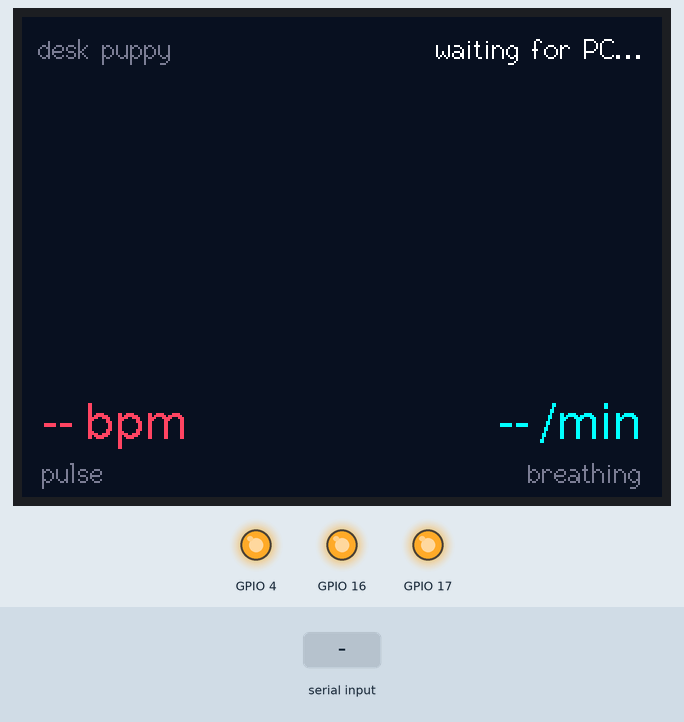
This program was run on a simulated ESP32. Shown: 320×240 colour display, output pins drawn as LEDs (lit = HIGH). The inputs (shaded band) are chosen by the test bench. EEPROM starts erased; what the program prints to the serial monitor is not drawn.

Above: at 0.41 s.
At 1.17 s:
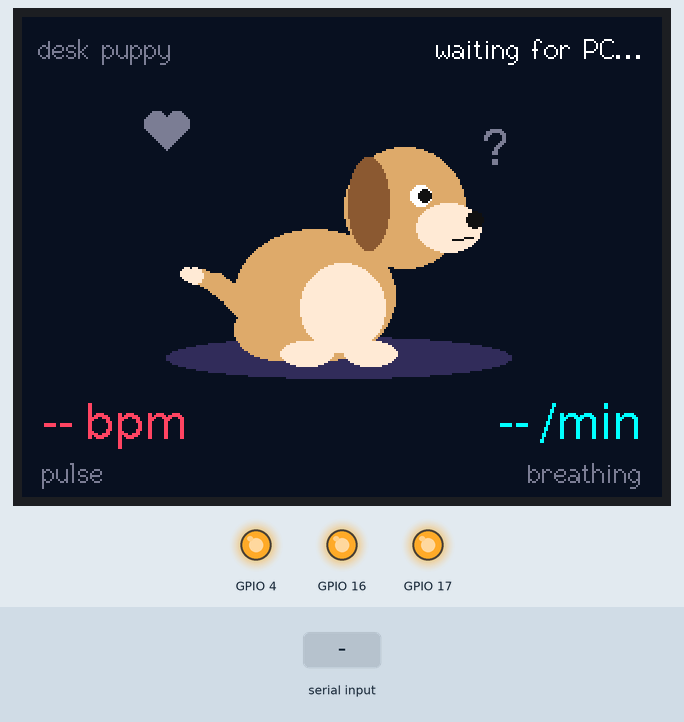
1.5 s: "INVERT 0\n" received over Serial
At 8.71 s:
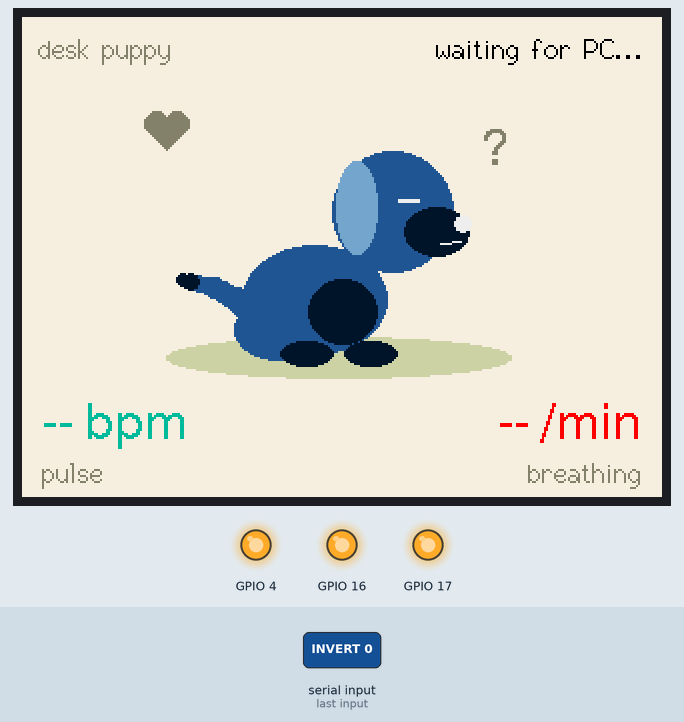
Timing chart, 0 to 9.6 s (numbered marks = the images above; inputs shaded):
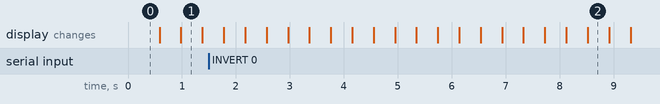

The program:

main.cpp
```cpp
// Desk Puppy: a CYD companion that reacts to your pulse and breathing.
//
// The PC bridge reads live signals with the Presage SmartSpectra SDK and sends
// one line over USB serial about ten times a second:
//
//   V,<pulse bpm>,<breaths per min>,<state>,<chest -100..100>\n
//
// Any field may be "x" when the SDK has no value yet.
// States: 0 searching, 1 awake, 2 sleepy, 3 breath held, 4 excited.
// Sending "?" makes the board answer "PUPPY 1" so the bridge can find the port.
// Sending "I" toggles colour inversion for CYD panels that need it. The choice
// is remembered across power cycles and the board answers "INVERT 0" or "INVERT 1".

#include <Arduino.h>
#include <Preferences.h>
#include <TFT_eSPI.h>

TFT_eSPI tft;
Preferences prefs;
TFT_eSprite scene(&tft);

static const int SW = 220, SH = 150, SX = 50, SY = 34;
static const uint32_t LINK_TIMEOUT_MS = 4000;

enum State : uint8_t { SEARCH = 0, AWAKE = 1, SLEEPY = 2, HOLD = 3, EXCITED = 4 };

struct Vitals {
  float bpm = 0;
  float br = 0;
  State state = SEARCH;
  bool hasChest = false;
  float chest = 0;
} v;

uint32_t lastMsgMs = 0;
bool linked = false;
bool inverted = false;
float wagPhase = 0, breathPhase = 0, chestNow = 0;
uint32_t lastFrameMs = 0;
char lineBuf[64];
uint8_t lineLen = 0;

uint16_t C_BG, C_FUR, C_EAR, C_CREAM, C_PINK, C_GROUND, C_HEART, C_DIM, C_INK;

void handleLine(char *s) {
  if (s[0] == '?') { Serial.println("PUPPY 1"); return; }
  if (s[0] == 'I') {
    inverted = !inverted;
    tft.invertDisplay(inverted);
    prefs.putBool("inv", inverted);
    Serial.printf("INVERT %d\n", inverted ? 1 : 0);
    return;
  }
  if (s[0] != 'V') return;

  float vals[4] = {0, 0, 0, 0};
  bool present[4] = {false, false, false, false};
  strtok(s, ",");
  for (int i = 0; i < 4; i++) {
    char *tok = strtok(nullptr, ",");
    if (!tok) break;
    if (tok[0] != 'x' && tok[0] != '\0') { vals[i] = atof(tok); present[i] = true; }
  }
  v.bpm = present[0] ? constrain(vals[0], 0.0f, 220.0f) : 0;
  v.br = present[1] ? constrain(vals[1], 0.0f, 60.0f) : 0;
  int st = present[2] ? (int)vals[2] : 0;
  v.state = (st >= 0 && st <= 4) ? (State)st : SEARCH;
  v.hasChest = present[3];
  if (present[3]) v.chest = constrain(vals[3], -100.0f, 100.0f) / 100.0f;
  lastMsgMs = millis();
  linked = true;
}

void readSerial() {
  while (Serial.available()) {
    char c = (char)Serial.read();
    if (c == '\n' || c == '\r') {
      if (lineLen > 0) { lineBuf[lineLen] = '\0'; handleLine(lineBuf); lineLen = 0; }
    } else if (lineLen < sizeof(lineBuf) - 1) {
      lineBuf[lineLen++] = c;
    } else {
      lineLen = 0;
    }
  }
}

const char *statusText(State s) {
  if (!linked) return "waiting for PC...";
  switch (s) {
    case AWAKE: return "hi!! i see you";
    case SLEEPY: return "sleepy pup...";
    case HOLD: return "hey! breathe!";
    case EXCITED: return "zoomies!!";
    default: return "sniffing for you...";
  }
}

void drawHud(bool force) {
  static int lastBpm = -2, lastBr10 = -2;
  static const char *lastStatus = nullptr;
  int bpm = (linked && v.bpm > 0) ? (int)roundf(v.bpm) : -1;
  int br10 = (linked && v.br > 0) ? (int)roundf(v.br * 10) : -1;
  const char *status = statusText(v.state);
  char buf[24];

  if (force || status != lastStatus) {
    tft.setTextColor(v.state == HOLD && linked ? C_HEART : TFT_WHITE, C_BG);
    tft.setTextDatum(TR_DATUM);
    tft.setTextPadding(190);
    tft.drawString(status, 312, 8, 2);
    lastStatus = status;
  }
  if (force || bpm != lastBpm) {
    if (bpm < 0) snprintf(buf, sizeof(buf), "-- bpm"); else snprintf(buf, sizeof(buf), "%d bpm", bpm);
    tft.setTextColor(C_HEART, C_BG);
    tft.setTextDatum(TL_DATUM);
    tft.setTextPadding(150);
    tft.drawString(buf, 10, 192, 4);
    lastBpm = bpm;
  }
  if (force || br10 != lastBr10) {
    if (br10 < 0) snprintf(buf, sizeof(buf), "-- /min"); else snprintf(buf, sizeof(buf), "%d.%d /min", br10 / 10, br10 % 10);
    tft.setTextColor(TFT_CYAN, C_BG);
    tft.setTextDatum(TR_DATUM);
    tft.setTextPadding(150);
    tft.drawString(buf, 310, 192, 4);
    lastBr10 = br10;
  }
  if (force) {
    tft.setTextPadding(0);
    tft.setTextColor(C_DIM, C_BG);
    tft.setTextDatum(TL_DATUM);
    tft.drawString("desk puppy", 8, 8, 2);
    tft.drawString("pulse", 10, 220, 2);
    tft.setTextDatum(TR_DATUM);
    tft.drawString("breathing", 310, 220, 2);
  }
}

void drawHeart(int cx, int cy, int r, uint16_t col) {
  scene.fillCircle(cx - r / 2, cy - r / 3, r / 2 + 1, col);
  scene.fillCircle(cx + r / 2, cy - r / 3, r / 2 + 1, col);
  scene.fillTriangle(cx - r, cy - r / 6, cx + r, cy - r / 6, cx, cy + r, col);
}

void drawTail(float angDeg) {
  float a = angDeg * DEG_TO_RAD;
  for (int i = 0; i <= 9; i++) {
    float f = i / 9.0f;
    float aa = a + f * 0.4f;
    int x = 62 + (int)(cosf(aa) * 36 * f);
    int y = 112 - (int)(sinf(aa) * 36 * f);
    scene.fillCircle(x, y, 6 - (int)(3 * f), i >= 8 ? C_CREAM : C_FUR);
  }
}

void drawScene(float t) {
  State s = linked ? v.state : SEARCH;
  scene.fillSprite(C_BG);

  // Chest follows the live breathing trace when the bridge sends one.
  float breath = v.hasChest && linked ? chestNow : sinf(breathPhase);
  if (s == HOLD) breath *= 0.15f;
  int bx = (int)roundf(breath * 3), by = (int)roundf(breath * 4);

  float wagAmp = 24, headDrop = 0;
  if (s == EXCITED) wagAmp = 42;
  if (s == SLEEPY) { wagAmp = 4; headDrop = 16; }
  if (s == HOLD) wagAmp = 8;
  if (s == SEARCH) wagAmp = 10;
  float bob = (s == EXCITED) ? fabsf(sinf(wagPhase)) * 4 : 0;

  // Cushion and tail.
  scene.fillEllipse(108, 136, 86, 10, C_GROUND);
  drawTail(125 + wagAmp * sinf(wagPhase));

  // Body, haunch, belly, feet.
  scene.fillEllipse(96, 106 - by / 2, 38 + bx, 30 + by, C_FUR);
  scene.fillEllipse(78, 122, 22, 15, C_FUR);
  scene.fillEllipse(110, 112 - by / 2, 19 + bx, 19 + by, C_CREAM);
  scene.fillEllipse(92, 134, 13, 6, C_CREAM);
  if (s == HOLD) {
    // One front paw taps at the glass.
    float tap = fabsf(sinf(t * 7.0f));
    int px = 150 + (int)(tap * 14), py = 108 - (int)(tap * 10);
    scene.drawWideLine(122, 112, px, py, 9, C_FUR, C_BG);
    scene.fillEllipse(px + 3, py, 9, 7, C_CREAM);
  } else {
    scene.fillEllipse(124, 134, 13, 6, C_CREAM);
  }

  // Head.
  int hx = 138, hy = 62 + (int)headDrop - (int)bob - by / 3;
  if (s == SEARCH) hx += (int)(sinf(t * 1.3f) * 4);
  scene.fillCircle(hx, hy, 30, C_FUR);
  scene.fillEllipse(hx + 22, hy + 10, 16, 12, C_CREAM);
  scene.fillCircle(hx + 35, hy + 6, 4, C_INK);
  scene.drawLine(hx + 24, hy + 16, hx + 34, hy + 15, C_INK);
  float earFlap = (s == EXCITED) ? sinf(wagPhase * 2) * 3 : 0;
  scene.fillEllipse(hx - 18, hy - 2 + (int)earFlap, 10, 23, C_EAR);

  // Eye: closed when sleepy or blinking, wandering while searching.
  bool blink = fmodf(t, 4.2f) < 0.15f;
  int ex = hx + 8, ey = hy - 6;
  if (s == SLEEPY || blink) {
    scene.drawLine(ex - 5, ey, ex + 5, ey, C_INK);
    scene.drawLine(ex - 5, ey + 1, ex + 5, ey + 1, C_INK);
  } else {
    int look = (s == SEARCH) ? (int)(sinf(t * 1.3f) * 2) : 0;
    scene.fillCircle(ex, ey, s == HOLD ? 6 : 5, TFT_WHITE);
    scene.fillCircle(ex + 1 + look, ey, 3, C_INK);
  }
  if (s == EXCITED) scene.fillEllipse(hx + 26, hy + 24, 5, 8, C_PINK);

  // Extras per state.
  scene.setTextDatum(MC_DATUM);
  if (s == SLEEPY) {
    scene.setTextColor(TFT_CYAN, C_BG);
    float f = fmodf(t * 0.5f, 1.0f);
    scene.drawString("z", 176 + (int)(f * 14), 44 - (int)(f * 26), 2);
    scene.drawString("Z", 186 + (int)(f * 10), 26 - (int)(f * 14), 4);
  } else if (s == HOLD) {
    scene.setTextColor(C_HEART, C_BG);
    if (fmodf(t, 0.6f) < 0.4f) scene.drawString("!", 186, 34, 4);
  } else if (s == SEARCH) {
    scene.setTextColor(C_DIM, C_BG);
    scene.drawString("?", 186, 34, 4);
  }

  // Heart in the corner beats once per pulse.
  if (linked && v.bpm > 0) {
    float beat = fmodf(wagPhase / TWO_PI, 1.0f);
    drawHeart(22, 22, beat < 0.25f ? 13 : 10, C_HEART);
  } else {
    drawHeart(22, 22, 10, C_DIM);
  }

  scene.pushSprite(SX, SY);
}

void setup() {
  Serial.begin(115200);
  // The CYD's back RGB LED is active low; keep it dark.
  for (int pin : {4, 16, 17}) { pinMode(pin, OUTPUT); digitalWrite(pin, HIGH); }

  prefs.begin("puppy", false);
  inverted = prefs.getBool("inv", false);

  tft.init();
  tft.setRotation(1);
  if (inverted) tft.invertDisplay(true);

  C_BG = tft.color565(14, 16, 34);
  C_FUR = tft.color565(222, 170, 104);
  C_EAR = tft.color565(140, 90, 50);
  C_CREAM = tft.color565(250, 235, 210);
  C_PINK = tft.color565(255, 120, 150);
  C_GROUND = tft.color565(52, 44, 92);
  C_HEART = tft.color565(255, 70, 100);
  C_DIM = tft.color565(120, 124, 150);
  C_INK = tft.color565(20, 16, 20);

  tft.fillScreen(C_BG);
  scene.setColorDepth(16);
  if (scene.createSprite(SW, SH) == nullptr) {
    scene.setColorDepth(8);
    scene.createSprite(SW, SH);
  }
  drawHud(true);
  Serial.println("PUPPY 1");
  lastFrameMs = millis();
}

void loop() {
  readSerial();
  uint32_t now = millis();
  if (linked && now - lastMsgMs > LINK_TIMEOUT_MS) linked = false;
  if (now - lastFrameMs < 40) return;
  float dt = (now - lastFrameMs) / 1000.0f;
  lastFrameMs = now;

  // Tail wags once per heartbeat; idle speed when there is no pulse yet.
  float bpm = (linked && v.bpm > 0) ? v.bpm : 45;
  wagPhase += TWO_PI * (bpm / 60.0f) * dt;
  if (wagPhase > TWO_PI * 1000) wagPhase -= TWO_PI * 1000;
  float br = (linked && v.br > 0) ? v.br : 12;
  breathPhase += TWO_PI * (br / 60.0f) * dt;
  if (breathPhase > TWO_PI * 1000) breathPhase -= TWO_PI * 1000;
  chestNow += (v.chest - chestNow) * min(1.0f, dt * 8.0f);

  drawScene(now / 1000.0f);
  drawHud(false);
}
```
